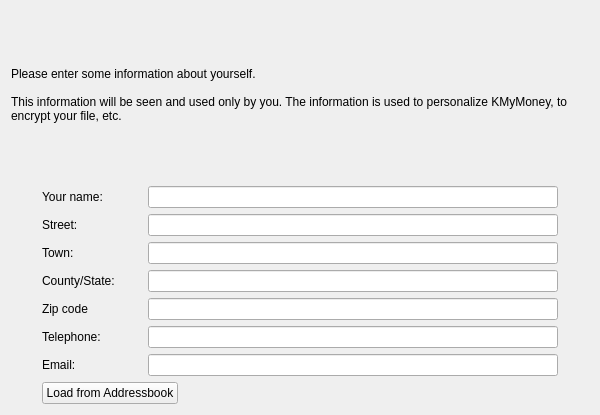
<?xml version="1.0" encoding="UTF-8"?>
<ui version="4.0" stdsetdef="1">
 <author/>
 <comment/>
 <exportmacro/>
 <class>KGeneralPage</class>
 <widget class="QWidget" name="KGeneralPage">
  <property name="geometry">
   <rect>
    <x>0</x>
    <y>0</y>
    <width>600</width>
    <height>415</height>
   </rect>
  </property>
  <layout class="QVBoxLayout">
   <item>
    <widget class="QLabel" name="qLabel2">
     <property name="text">
      <string>Please enter some information about yourself.&lt;br&gt;&lt;br&gt;

This information will be seen and used only by you. The information is used to personalize KMyMoney, to encrypt your file, etc.</string>
     </property>
     <property name="wordWrap">
      <bool>true</bool>
     </property>
    </widget>
   </item>
   <item>
    <layout class="QHBoxLayout">
     <item>
      <widget class="QFrame" name="frame8">
       <property name="minimumSize">
        <size>
         <width>25</width>
         <height>0</height>
        </size>
       </property>
       <property name="frameShape">
        <enum>QFrame::NoFrame</enum>
       </property>
       <property name="frameShadow">
        <enum>QFrame::Plain</enum>
       </property>
      </widget>
     </item>
     <item>
      <layout class="QVBoxLayout">
       <item>
        <layout class="QGridLayout">
         <item row="3" column="0">
          <widget class="QLabel" name="TextLabel4">
           <property name="minimumSize">
            <size>
             <width>100</width>
             <height>0</height>
            </size>
           </property>
           <property name="text">
            <string>County/State:</string>
           </property>
           <property name="wordWrap">
            <bool>false</bool>
           </property>
          </widget>
         </item>
         <item row="0" column="1">
          <widget class="KLineEdit" name="m_userNameEdit"/>
         </item>
         <item row="3" column="1">
          <widget class="KLineEdit" name="m_countyEdit"/>
         </item>
         <item row="2" column="1">
          <widget class="KLineEdit" name="m_townEdit"/>
         </item>
         <item row="1" column="0">
          <widget class="QLabel" name="TextLabel2">
           <property name="minimumSize">
            <size>
             <width>100</width>
             <height>0</height>
            </size>
           </property>
           <property name="text">
            <string>Street:</string>
           </property>
           <property name="wordWrap">
            <bool>false</bool>
           </property>
          </widget>
         </item>
         <item row="1" column="1">
          <widget class="KLineEdit" name="m_streetEdit"/>
         </item>
         <item row="6" column="0">
          <widget class="QLabel" name="TextLabel7">
           <property name="minimumSize">
            <size>
             <width>100</width>
             <height>0</height>
            </size>
           </property>
           <property name="text">
            <string comment="@label email address">Email:</string>
           </property>
           <property name="wordWrap">
            <bool>false</bool>
           </property>
          </widget>
         </item>
         <item row="0" column="0">
          <widget class="QLabel" name="TextLabel1">
           <property name="text">
            <string>Your name:</string>
           </property>
           <property name="wordWrap">
            <bool>false</bool>
           </property>
          </widget>
         </item>
         <item row="5" column="0">
          <widget class="QLabel" name="TextLabel6">
           <property name="minimumSize">
            <size>
             <width>100</width>
             <height>0</height>
            </size>
           </property>
           <property name="text">
            <string>Telephone:</string>
           </property>
           <property name="wordWrap">
            <bool>false</bool>
           </property>
          </widget>
         </item>
         <item row="2" column="0">
          <widget class="QLabel" name="TextLabel3">
           <property name="minimumSize">
            <size>
             <width>100</width>
             <height>0</height>
            </size>
           </property>
           <property name="text">
            <string>Town:</string>
           </property>
           <property name="wordWrap">
            <bool>false</bool>
           </property>
          </widget>
         </item>
         <item row="6" column="1">
          <widget class="KLineEdit" name="m_emailEdit"/>
         </item>
         <item row="4" column="0">
          <widget class="QLabel" name="TextLabel5">
           <property name="minimumSize">
            <size>
             <width>100</width>
             <height>0</height>
            </size>
           </property>
           <property name="text">
            <string>Zip code</string>
           </property>
           <property name="wordWrap">
            <bool>false</bool>
           </property>
          </widget>
         </item>
         <item row="5" column="1">
          <widget class="KLineEdit" name="m_telephoneEdit"/>
         </item>
         <item row="4" column="1">
          <widget class="KLineEdit" name="m_zipcodeEdit"/>
         </item>
        </layout>
       </item>
       <item>
        <layout class="QHBoxLayout">
         <item>
          <widget class="QPushButton" name="m_loadAddressButton">
           <property name="text">
            <string>Load from Addressbook</string>
           </property>
          </widget>
         </item>
         <item>
          <spacer name="spacer9">
           <property name="sizeHint">
            <size>
             <width>61</width>
             <height>20</height>
            </size>
           </property>
           <property name="sizeType">
            <enum>QSizePolicy::Expanding</enum>
           </property>
           <property name="orientation">
            <enum>Qt::Horizontal</enum>
           </property>
          </spacer>
         </item>
        </layout>
       </item>
      </layout>
     </item>
     <item>
      <widget class="QFrame" name="frame8_2">
       <property name="minimumSize">
        <size>
         <width>25</width>
         <height>0</height>
        </size>
       </property>
       <property name="frameShape">
        <enum>QFrame::NoFrame</enum>
       </property>
       <property name="frameShadow">
        <enum>QFrame::Plain</enum>
       </property>
      </widget>
     </item>
    </layout>
   </item>
  </layout>
 </widget>
 <layoutdefault spacing="6" margin="11"/>
 <customwidgets>
  <customwidget>
   <class>KLineEdit</class>
   <extends>QLineEdit</extends>
   <header location="global">klineedit.h</header>
  </customwidget>
 </customwidgets>
</ui>
